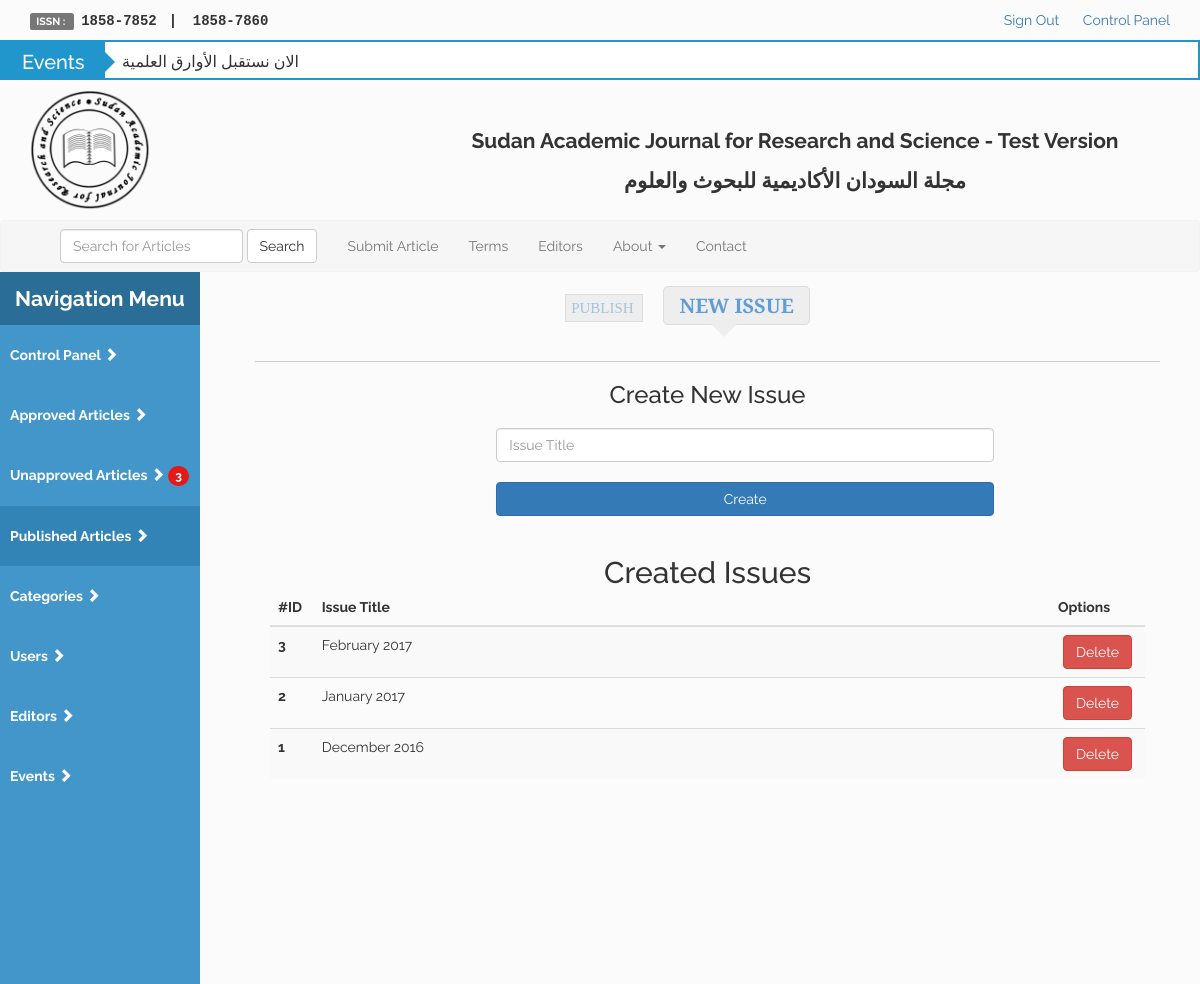
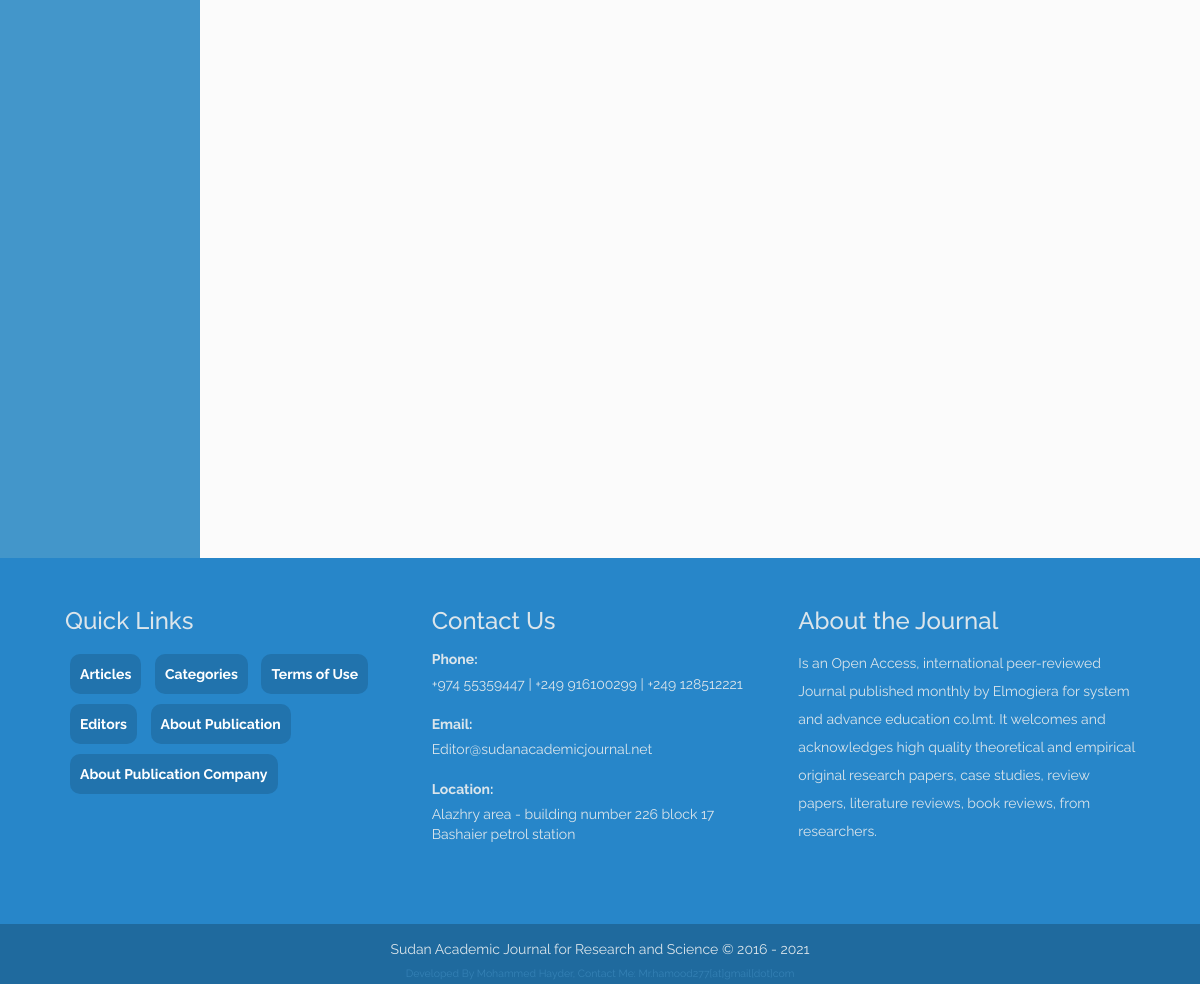
Screenshot of /control-panel/publish?page=1 (signed in) with the database file from the repository (2 pictures, top to bottom).
### tables this page shows
CREATE TABLE `saj_events` (
  `event_id` int(11) NOT NULL COMMENT 'The Event Identification Number',
  `event_title` varchar(255) NOT NULL COMMENT 'The Event Title (Heading)',
  `event_details` text NOT NULL COMMENT 'The Event Details (Description)'
);

CREATE TABLE `saj_issues` (
  `issue_id` int(11) NOT NULL COMMENT 'The Issue Identification Number ',
  `issue_title` varchar(255) NOT NULL COMMENT 'The Issue Title',
  `issue_has_arts` tinyint(1) NOT NULL DEFAULT 0 COMMENT 'This Column to Determine Whether This Issue Has Published Articles Within it or Not [Has = 1, Doesn''t Have = 0]'
);

### control-panel/src/init.php (called while the page is built, shortened)
<?php
require_once 'dbcon.php';
$layouts = 'includes/layouts/';
$functions = 'includes/functions/';
require_once $functions . 'public/active-nav-link.php';
require_once $functions . 'public/display-events.php';
require_once $layouts . 'header.php';

### control-panel/src/includes/functions/public/saj_paginator.php (called while the page is built, shortened)
<?php
	function paginator($dataSelection, $table, $where1, $where2, $order, $pageTo, $inPage) {
		global $con, $stmt, $paginationCtrls, $lastPage;
		$p = $_GET['page'];
		$page = isset($p) ? preg_replace('#[^0-9]#', '', $p) : 1;
		$perPage = $inPage;
		$limit = 'LIMIT ' . ($page - 1) * $perPage . ',' . $perPage;
		$stmt = $con->prepare("SELECT $dataSelection FROM $table $where2 ORDER BY $order $limit");
	}

### control-panel/src/includes/functions/published/get-cats-issues.php (called while the page is built, shortened)
<?php
	function getCatsIssues($table, $columnId, $columnName, $selectName, $dbVal) {
		global $con;
		$stmt = $con->prepare('SELECT * FROM '.$table);
		$stmt->execute();
		$rows = $stmt->fetchAll();
	}

### control-panel/src/includes/functions/public/display-events.php (shortened to what this page needs)
<?php
  function displayEvents() {
    require __DIR__ . '/../../../dbcon.php';
    $stmt = $con->prepare('SELECT * FROM saj_events');
    $stmt->execute();
    $rows = $stmt->fetchAll();
    if(!empty($rows)) {
      foreach ($rows as $row) {
        $eTitle   = $row['event_title'];
     echo '<li><a href="../index?p=events&title='.$eTitle.'">
      '.$eTitle.'
     </a></li>';
      }
    } else { echo
      '<li><a href="../index?p=events">Go to Events Page</a></li>';
    }
  }
?>

### control-panel/src/includes/functions/published/get-issues.php (shortened to what this page needs)
<?php
	require_once $functionsDir . 'public/saj_paginator.php';
	paginator(
		'*',
		'saj_issues',
		NULL,
		NULL,
		'issue_id DESC',
		'publish?',
		20
	);
	$stmt->execute();
	$rows = $stmt->fetchAll();
	if(!empty($rows)) {
		foreach ($rows as $row) { ?>
			<tr>
				<th><?php echo $row['issue_id']; ?></th>
				<td style="text-align:left"><?php echo $row['issue_title']; ?></td>
				<td>
					<a class="btn btn-danger option"
					href="publish?deleteIssue=<?php echo $row['issue_id'];?>">Delete</a>
				</td>
			</tr>
		<?php
		}
	} ?>

### rows the page displays
saj_events: event_title "الان نستقبل الأوارق العلمية"
saj_issues: issue_id "3", issue_title "February 2017"
saj_issues: issue_id "2", issue_title "January 2017"
saj_issues: issue_id "1", issue_title "December 2016"

### other values shown
$count "3"
